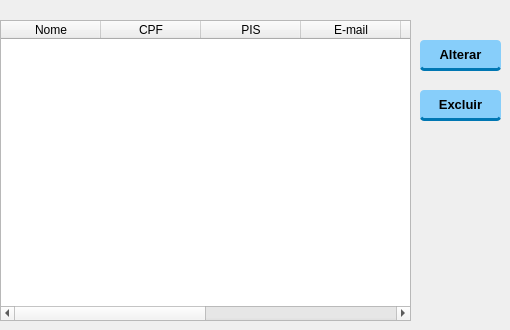
           <widget class="QWidget" name="tab_6">
            <attribute name="title">
             <string>Lista de Funcionário</string>
            </attribute>
            <widget class="QTableWidget" name="tableWidget_clientes_2">
             <property name="geometry">
              <rect>
               <x>0</x>
               <y>20</y>
               <width>411</width>
               <height>301</height>
              </rect>
             </property>
             <property name="rowCount">
              <number>0</number>
             </property>
             <column>
              <property name="text">
               <string>Nome</string>
              </property>
             </column>
             <column>
              <property name="text">
               <string>CPF</string>
              </property>
             </column>
             <column>
              <property name="text">
               <string>PIS</string>
              </property>
             </column>
             <column>
              <property name="text">
               <string>E-mail</string>
              </property>
             </column>
             <column>
              <property name="text">
               <string>Função</string>
              </property>
             </column>
             <column>
              <property name="text">
               <string>Salário</string>
              </property>
             </column>
             <column>
              <property name="text">
               <string>CEP</string>
              </property>
             </column>
             <column>
              <property name="text">
               <string>Telefone</string>
              </property>
             </column>
            </widget>
            <widget class="QPushButton" name="pushButton_funcionario_alterar">
             <property name="geometry">
              <rect>
               <x>420</x>
               <y>40</y>
               <width>81</width>
               <height>31</height>
              </rect>
             </property>
             <property name="styleSheet">
              <string notr="true">QPushButton {
    background-color: #87CEFA;
    color: #000000;
    border: none;
    border-bottom: 3px solid #0077b3;
    border-radius: 4px;
    font-family: &quot;Courier New&quot;;
    font-weight: bold;
    font-size: 10pt;
    padding: 4px 10px;
    max-height: 25px;
}

QPushButton:hover {
    background-color: #b0e0e6;
    border-bottom: 3px solid #0099cc;
}

QPushButton:pressed {
    background-color: #FFD700;      /* DOURADO */
    border-bottom: 0px solid transparent;
    margin-top: 3px;
}</string>
             </property>
             <property name="text">
              <string>Alterar</string>
             </property>
            </widget>
            <widget class="QPushButton" name="pushButton_funcionario_excluir">
             <property name="geometry">
              <rect>
               <x>420</x>
               <y>90</y>
               <width>81</width>
               <height>31</height>
              </rect>
             </property>
             <property name="styleSheet">
              <string notr="true">QPushButton {
    background-color: #87CEFA;
    color: #000000;
    border: none;
    border-bottom: 3px solid #0077b3;
    border-radius: 4px;
    font-family: &quot;Courier New&quot;;
    font-weight: bold;
    font-size: 10pt;
    padding: 4px 10px;
    max-height: 25px;
}

QPushButton:hover {
    background-color: #b0e0e6;
    border-bottom: 3px solid #0099cc;
}

QPushButton:pressed {
    background-color: #FF6347;      /* VERMELHO */
    border-bottom: 0px solid transparent;
    margin-top: 3px;
}</string>
             </property>
             <property name="text">
              <string>Excluir</string>
             </property>
            </widget>
           </widget>
